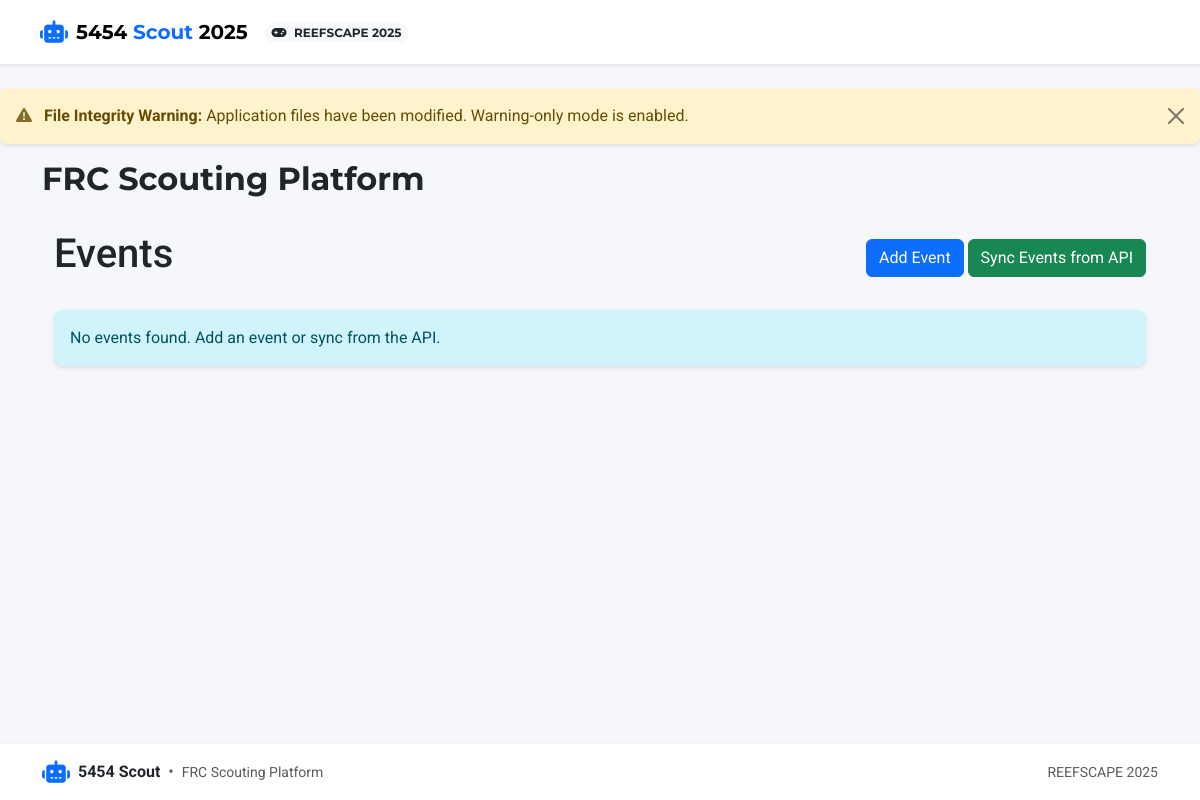
/events/, run on an earlier commit of the app's database.
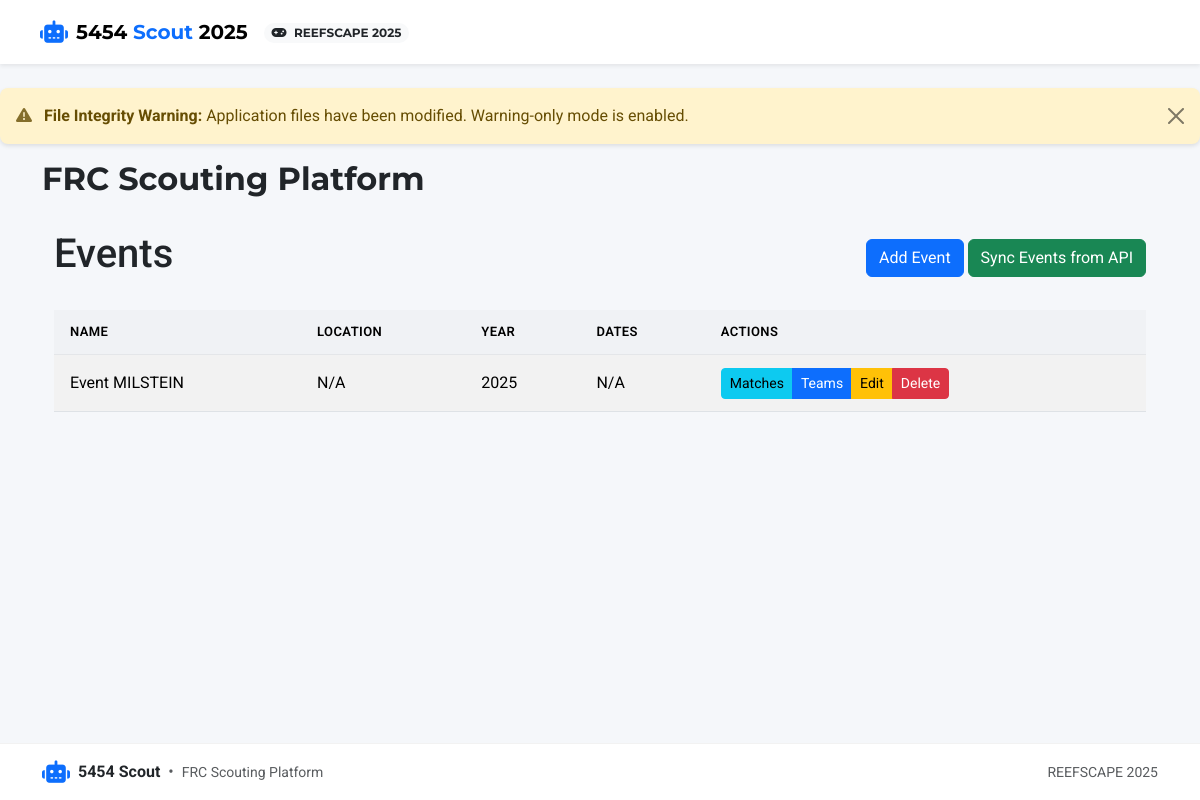
And on a later commit of the database.
### app/models.py (models this page shows, shortened)
class Event(db.Model):
    id = db.Column(db.Integer, primary_key=True)
    name = db.Column(db.String(100), nullable=False)
    code = db.Column(db.String(20), unique=True)  # Event code like "CALA" or "NYRO"
    location = db.Column(db.String(100))
    start_date = db.Column(db.Date)
    end_date = db.Column(db.Date)
    year = db.Column(db.Integer, nullable=False)
    matches = db.relationship('Match', backref='event', lazy=True)

### app/routes/events.py (the view)
@bp.route('/')
def index():
    events = Event.query.order_by(Event.year.desc(), Event.name).all()
    now = datetime.now()
    return render_template('events/index.html', events=events, now=now)

### app/routes/auth.py (called while the page is built)
@bp.app_context_processor
def inject_auth_vars():
    return {
        'current_user': current_user,
        'user_has_role': lambda role: current_user.is_authenticated and current_user.has_role(role)
    }

### run.py (called while the page is built)
@app.before_request
def check_first_run():
    if not User.query.first() and request.path != '/auth/login':
        flash('Please run init_auth.py to set up the authentication system.', 'warning')
        return redirect(url_for('auth.login'))

### app/templates/events/index.html (shortened to what this page needs)
{% extends 'base.html' %}
{% block content %}
<div class="container mt-4">
    <div class="d-flex justify-content-between align-items-center mb-4">
        <h1>Events</h1>
        <div>
            <a href="{{ url_for('events.add') }}" class="btn btn-primary">Add Event</a>
            <button type="button" class="btn btn-success" data-bs-toggle="modal" data-bs-target="#syncModal">
                Sync Events from API
            </button>
        </div>
    </div>
    {% if events %}
    <div class="table-responsive">
        <table class="table table-striped table-hover">
            <thead>
                <tr>
                    <th>Name</th>
                    <th>Location</th>
                    <th>Year</th>
                    <th>Dates</th>
                    <th>Actions</th>
                </tr>
            </thead>
            <tbody>
                {% for event in events %}
                <tr>
                    <td>{{ event.name }}</td>
                    <td>{{ event.location or 'N/A' }}</td>
                    <td>{{ event.year }}</td>
                    <td>
                        {% if event.start_date and event.end_date %}
                            {{ event.start_date.strftime('%m/%d/%Y') }} - {{ event.end_date.strftime('%m/%d/%Y') }}
                        {% elif event.start_date %}
                            {{ event.start_date.strftime('%m/%d/%Y') }}
                        {% else %}
                            N/A
                        {% endif %}
                    </td>
                    <td>
                        <div class="btn-group">
                            <a href="{{ url_for('matches.index', event_id=event.id) }}" class="btn btn-sm btn-info">Matches</a>
                            <a href="{{ url_for('teams.index', event_id=event.id) }}" class="btn btn-sm btn-primary">Teams</a>
                            <a href="{{ url_for('events.edit', event_id=event.id) }}" class="btn btn-sm btn-warning">Edit</a>
                            <button type="button" class="btn btn-sm btn-danger"
                                    data-bs-toggle="modal"
                                    data-bs-target="#deleteModal{{ event.id }}">
                                Delete
                            </button>
                        </div>
                    </td>
                </tr>
                {% endfor %}
            </tbody>
        </table>
    </div>
    {% else %}
    <div class="alert alert-info">
        No events found. Add an event or sync from the API.
    </div>
    {% endif %}
</div>
{% endblock %}

### app/templates/base.html (shortened to what this page needs)
<!DOCTYPE html>
<html lang="en" class="h-100">
<head>
    <link href="https://cdn.jsdelivr.net/npm/bootstrap@5.3.2/dist/css/bootstrap.min.css" rel="stylesheet">
    <link href="https://cdnjs.cloudflare.com/ajax/libs/font-awesome/6.4.0/css/all.min.css" rel="stylesheet">
    <link href="https://cdn.jsdelivr.net/npm/select2@4.1.0-rc.0/dist/css/select2.min.css" rel="stylesheet">
    <link href="https://cdn.jsdelivr.net/npm/select2-bootstrap-5-theme@1.3.0/dist/select2-bootstrap-5-theme.min.css" rel="stylesheet">
    <link rel="stylesheet" href="{{ url_for('static', filename='css/styles.css') }}">
</head>
<body class="d-flex flex-column h-100">
    <header class="app-header">
        <nav class="navbar navbar-expand-lg shadow-sm">
            <div class="container-fluid px-md-4">
                <a class="navbar-brand d-flex align-items-center" href="{% if user_has_role('scout') and not user_has_role('admin') and not user_has_role('analytics') %}{{ url_for('scouting.index') }}{% else %}{{ url_for('main.index') }}{% endif %}">
                    <i class="fas fa-robot brand-icon me-2"></i>
                    <span class="brand-text fw-bold">5454 <span class="text-primary">Scout</span> {{ game_config.season }}</span>
                </a>
                <div class="collapse navbar-collapse" id="navbarMain">
                    <div class="d-flex align-items-center">
                        {% if game_config %}
                        <div class="game-badge me-3 d-none d-md-block">
                            <span class="badge rounded-pill bg-light text-dark">
                                <i class="fas fa-gamepad me-1"></i> {{ game_config.game_name }} {{ game_config.season }}
                            </span>
                        </div>
                        {% endif %}
                    </div>
                </div>
            </div>
        </nav>
    </header>
    <div class="toast-container position-fixed top-0 end-0 p-3">
    </div>
    <main class="flex-shrink-0 py-4">
        {% if integrity_status.integrity_compromised and integrity_status.warning_only_mode %}
        <div class="alert alert-warning alert-dismissible fade show" role="alert">
            <i class="fas fa-exclamation-triangle me-2"></i>
            <strong>File Integrity Warning:</strong> Application files have been modified. Warning-only mode is enabled.
            <button type="button" class="btn-close" data-bs-dismiss="alert" aria-label="Close"></button>
        </div>
        {% endif %}
        <div class="container">
            <div class="row mb-4">
                <div class="col-12">
                    <h1 class="page-title">{% block heading %}FRC Scouting Platform{% endblock %}</h1>
                </div>
            </div>
            {% block content %}{% endblock %}
        </div>
    </main>
    <footer class="footer mt-auto py-3">
        <div class="container">
            <div class="row align-items-center g-2">
                <div class="col-md-6 text-center text-md-start">
                    <div class="d-flex align-items-center justify-content-center justify-content-md-start">
                        <i class="fas fa-robot brand-icon me-2 text-primary"></i>
                        <span class="fw-bold">5454 Scout</span>
                        <span class="text-muted mx-2">•</span>
                        <span class="small text-muted">FRC Scouting Platform</span>
                    </div>
                </div>
                <div class="col-md-6 text-center text-md-end">
                    <div class="small text-muted">
                        {% if game_config %}
                        <span>{{ game_config.game_name }} {{ game_config.season }}</span>
                        {% else %}
                        <span>No active configuration</span>
                        {% endif %}
                    </div>
                </div>
            </div>
        </div>
    </footer>
</body>
</html>

### app/static/css/styles.css (style rules this page uses)
body { min-height: 100vh; display: flex; flex-direction: column; background-color: #f8f9fa; font-family: 'Roboto', 'Segoe UI', Arial, sans-serif; }
.footer { margin-top: auto; }
:root { --primary-color: #007bff; --secondary-color: #6c757d; --success-color: #28a745; --danger-color: #dc3545; --warning-color: #ffc107; --info-color: #17a2b8; --light-color: #f8f9fa; --dark-color: #343a40; }
body { display: flex; flex-direction: column; min-height: 100vh; }
.container { flex: 1; }
:root { --primary: #0d6efd; --primary-light: #cfe2ff; --primary-dark: #0a58ca; --secondary: #6c757d; --success: #198754; --danger: #dc3545; --warning: #ffc107; --info: #0dcaf0; --light: #f8f9fa; --dark: #212529; --red-alliance: #dc3545; --red-alliance-bg: #f8d7da; --blue-alliance: #0d6efd; --blue-alliance-bg: #cfe2ff; --auto-color: #fd7e14; --teleop-color: #0d6efd; --endgame-color: #198754; --navbar-bg: #ffffff; --card-shadow: 0 .125rem .25rem rgba(0, 0, 0, .075); --card-shadow-hover: 0 .5rem 1rem rgba(0, 0, 0, .15); --border-radius: .5rem; --transition-speed: 0.2s; --font-family-base: 'Roboto', -apple-system, BlinkMacSystemFont, 'Segoe UI', Arial, sans-serif; --font-family-headings: 'Montserrat', var(--font-family-base); }
html, body { min-height: 100vh; }
body { font-family: var(--font-family-base); background-color: #f5f7fa; display: flex; flex-direction: column; }
.app-header { font-family: var(--font-family-headings); }
.navbar { background-color: var(--navbar-bg); padding: 0.75rem 1rem; transition: all var(--transition-speed) ease-in-out; box-shadow: 0 2px 10px rgba(0,0,0,0.05); }
.navbar-brand { font-weight: 700; }
.brand-icon { font-size: 1.4rem; color: var(--primary); }
main { padding-top: 2rem; padding-bottom: 2rem; flex: 1 0 auto; }
.page-title { font-family: var(--font-family-headings); font-weight: 700; color: var(--dark); margin-bottom: 0.5rem; font-size: 2rem; }
.footer { background-color: #ffffff; border-top: 1px solid rgba(0, 0, 0, 0.05); padding: 1.25rem 0; margin-top: auto; }
.table { margin-bottom: 0; }
.table thead th { background-color: rgba(0, 0, 0, 0.02); border-bottom: 2px solid rgba(0, 0, 0, 0.05); font-weight: 600; text-transform: uppercase; font-size: 0.8125rem; letter-spacing: 0.03em; padding: 0.75rem 1rem; }
.table tbody td { padding: 0.75rem 1rem; vertical-align: middle; }
.page-loaded { animation: fadeIn 0.3s ease-in-out; }
.btn { transition: all 0.2s ease-in-out; }
.alert { border-radius: 8px; border: none; box-shadow: 0 2px 4px rgba(0, 0, 0, 0.1); }
.alert i { opacity: 0.8; }

What changed in the data, as far as the page shows it:
added Event: name "Event MILSTEIN", location "N/A", year "2025"
Also different on the page:
text no longer shown: "No events found. Add an event or sync from the API."
text now shown: "NAME LOCATION YEAR DATES ACTIONS"
